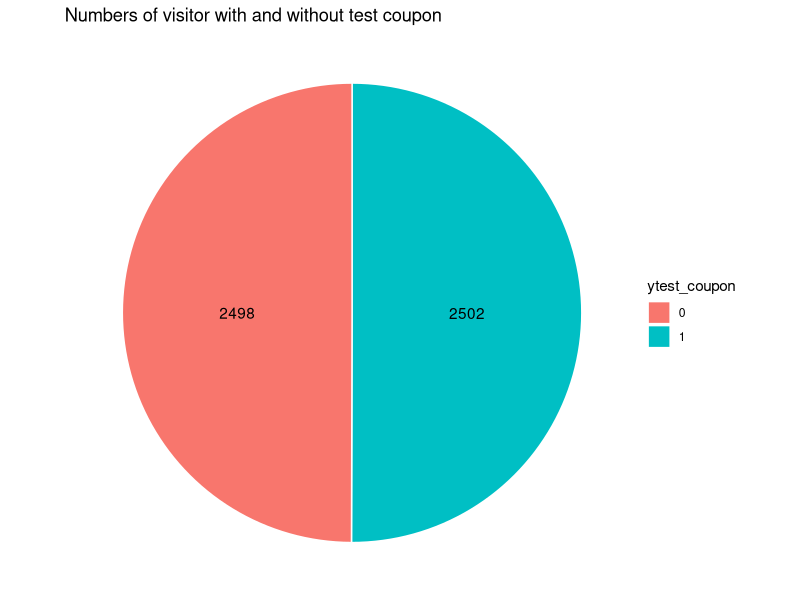
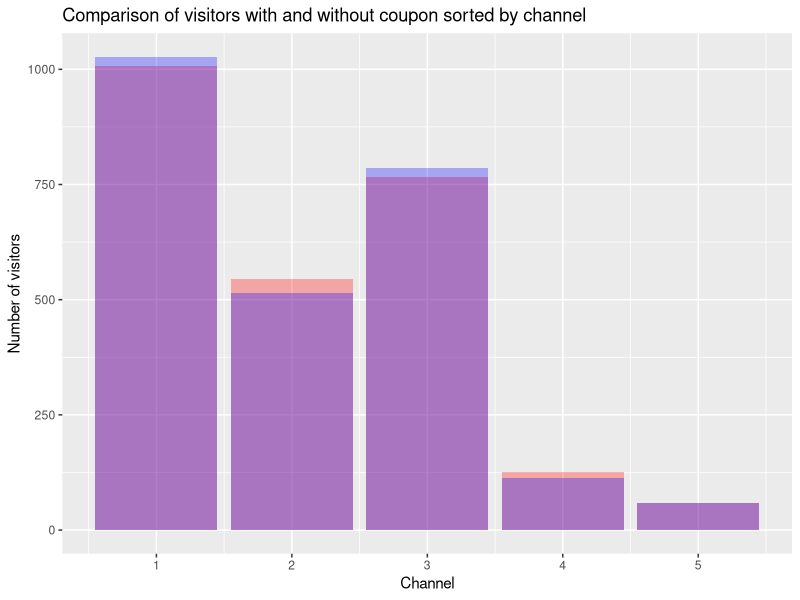
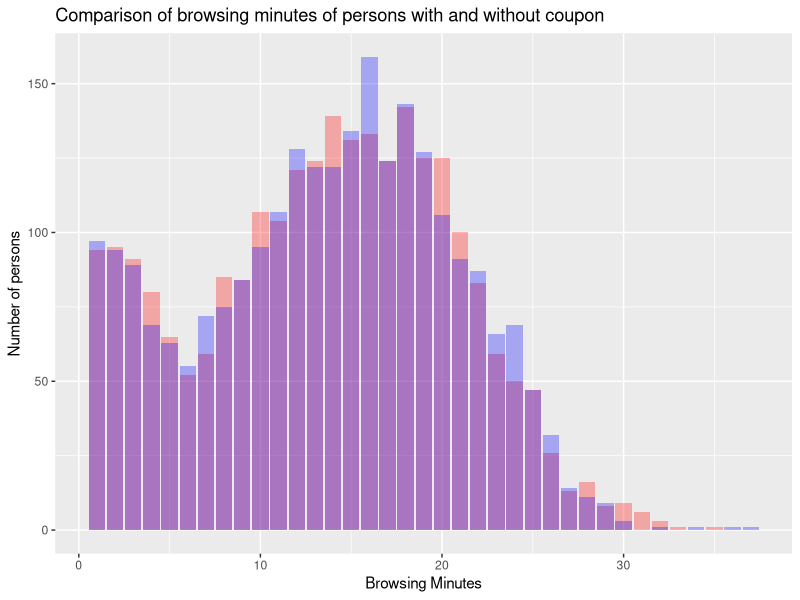
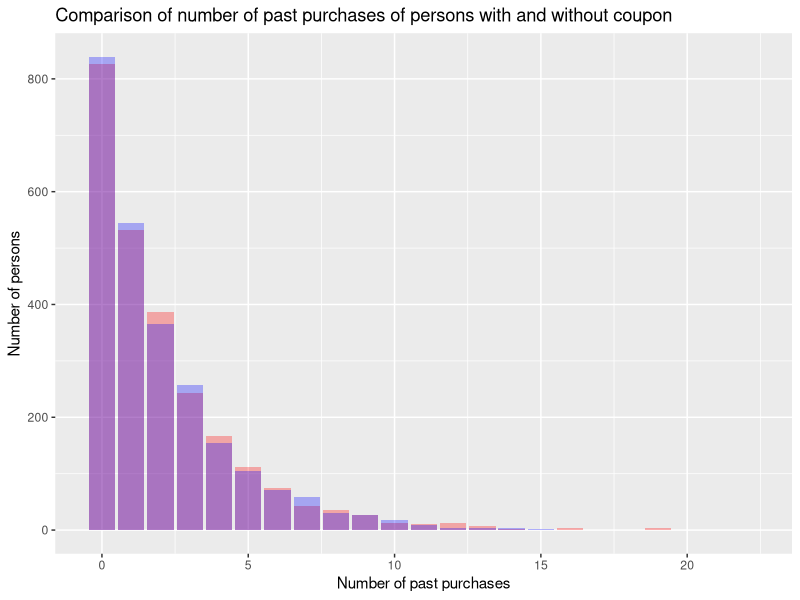
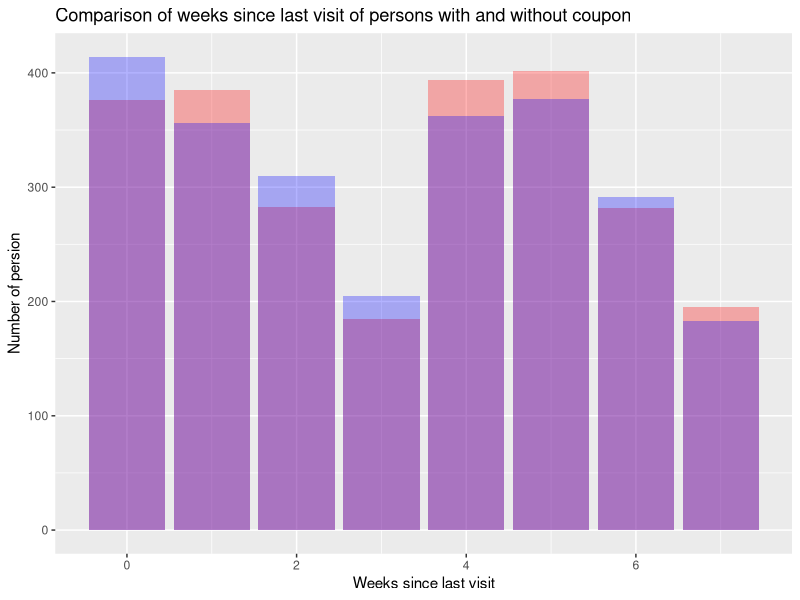
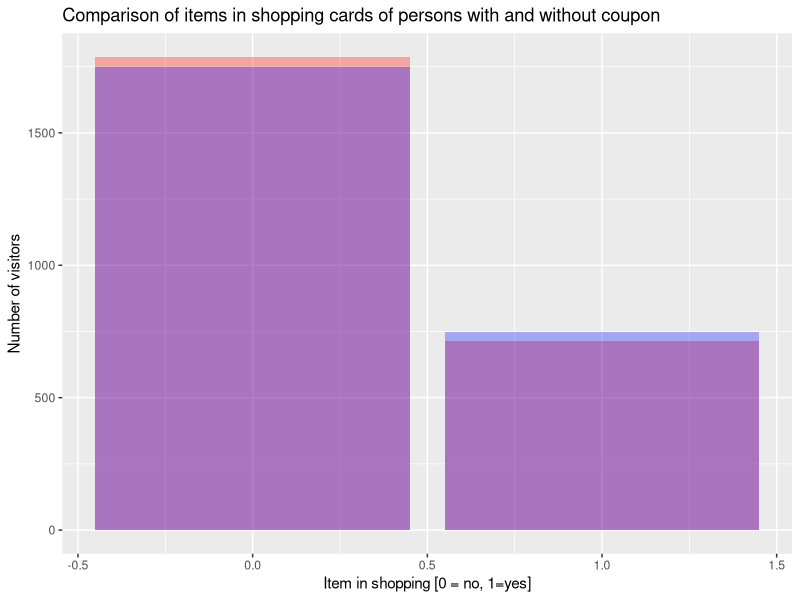
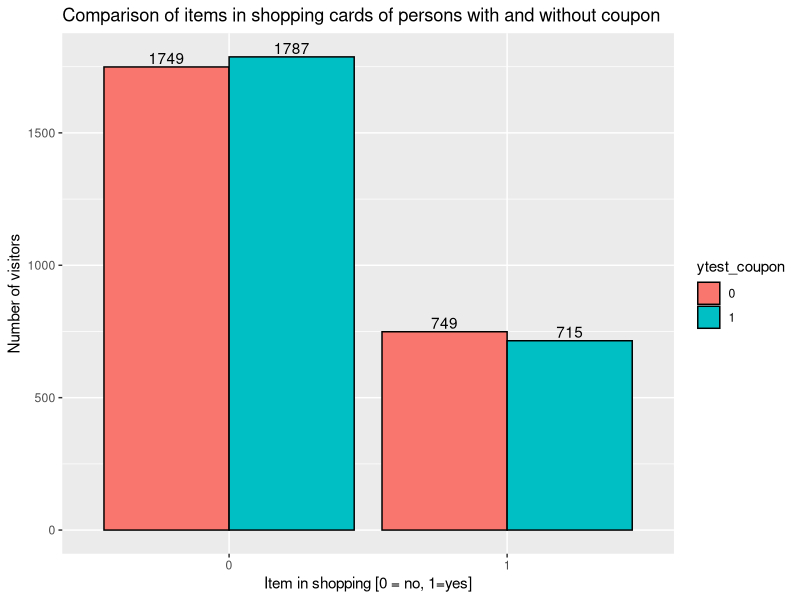
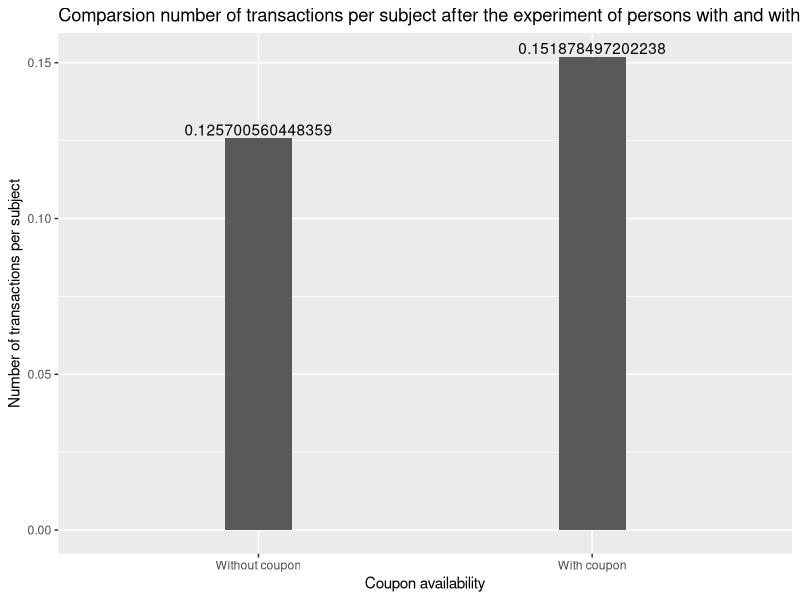

The R source for these figures, in order:
install.packages("tidyverse")
install.packages("plotrix")
install.packages("psych")
install.packages("ggplot2")
install.packages("psych")
library(tidyverse)
library(plotrix)
library(psych)
library(ggplot2)
library(psych)
data <- read.csv("data-cleaned.csv")
data$ytest_coupon=factor(data$test_coupon)
data$yshopping_cart=factor(data$shopping_cart)

# -------------------------------------------------------------------------- #
# Task 1
# (check if manipulation was indeed random)
# Compare number of values in both test sets

no_test_coupon <- data %>%
    group_by(ytest_coupon) %>%
    summarise(n = n())

no_test_coupon

no_test_coupon_pos <- no_test_coupon %>% 
    arrange(desc(ytest_coupon)) %>%
    mutate(lab.ypos = cumsum(n) - 0.5*n)

no_test_coupon_pos

# --- Pie Chart --- # 
ggplot(no_test_coupon_pos, aes(x="", y = n, fill = ytest_coupon)) + 
    geom_bar(width = 1, stat= "identity", color= "white") + 
    coord_polar("y", start = 0) + 
    geom_text(aes(y = lab.ypos, label=n), color= "black") + 
    theme_void() +
    ggtitle("Numbers of visitor with and without test coupon")


# Generate data-frames for plotting for coupon and no-coupon
data_coupon <- data %>% filter(test_coupon == 1)
data_no_coupon <- data %>% filter(test_coupon == 0)

# check for channel_acq
data_channel_acq <- data %>%
    group_by(test_coupon, channel_acq) %>%
    summarize(n = n())

data_channel_acq

data_channel_acq$ytest_coupon=factor(data_channel_acq$test_coupon)

ggplot(data, aes(x = channel_acq, fill = test_coupon)) +
    geom_bar(data = data_coupon, fill = "red", alpha = 0.3) +
    geom_bar(data = data_no_coupon, fill = "blue", alpha = 0.3) +
    labs(title="Comparison of visitors with and without coupon sorted by channel", x = "Channel", y = "Number of visitors")


# Maybe relevant: wilcox.test(browsing_minutes ~ test_coupon, data = data)

# Check for test_coupon && browsing_minutes
data %>%
    group_by(test_coupon) %>%
    summarise(
        number = n(), 
        mean_browsing_minutes = mean(browsing_minutes),
        sd_browsing_minutes = sd(browsing_minutes), 
        std_browsing_minutes = std.error(browsing_minutes)
    )


describeBy(data$browsing_minutes, data$test_coupon)

ggplot(data, aes(x = browsing_minutes)) + 
    geom_bar(data = data_coupon, fill = "red", alpha = 0.3) +
    geom_bar(data = data_no_coupon, fill = "blue", alpha = 0.3) +
    labs(title="Comparison of browsing minutes of persons with and without coupon", x="Browsing Minutes", y="Number of persons")

# Check for test_coupon && num_past_purch
data %>%
    group_by(test_coupon) %>%
    summarise(
        number = n(), mean(num_past_purch),
        sd(num_past_purch), std.error(num_past_purch)
    )

describeBy(data$num_past_purch, data$test_coupon)

ggplot(data, aes(x = num_past_purch, fill = test_coupon)) +
    geom_bar(data = data_coupon, fill = "red", alpha = 0.3) +
    geom_bar(data = data_no_coupon, fill = "blue", alpha = 0.3) +
    labs(title="Comparison of number of past purchases of persons with and without coupon", x="Number of past purchases", y="Number of persons")

# Check for test_coupon && spent_last_purchase
data %>%
    group_by(test_coupon) %>%
    summarize(
        number = n(), mean(spent_last_purchase),
        sd(spent_last_purchase), std.error(spent_last_purchase)
    )


describeBy(data$spent_last_purchase, data$test_coupon)

# Check for test_coupon && weeks_since_visit
data %>%
    group_by(test_coupon) %>%
    summarize(
        number = n(), mean(weeks_since_visit),
        sd(weeks_since_visit), std.error(weeks_since_visit)
    )

describeBy(data$weeks_since_visit, data$test_coupon)

ggplot(data, aes(x = weeks_since_visit, fill = test_coupon)) +
    geom_bar(data = data_coupon, fill = "red", alpha = 0.3) +
    geom_bar(data = data_no_coupon, fill = "blue", alpha = 0.3) +
    labs(title="Comparison of weeks since last visit of persons with and without coupon", x="Weeks since last visit", y="Number of persion")


# Check for test_coupon && shopping_cart
describeBy(data$shopping_cart, data$test_coupon)

ggplot(data, aes(x = shopping_cart, fill = test_coupon)) +
    geom_bar(data = data_coupon, fill = "red", alpha = 0.3) +
    geom_bar(data = data_no_coupon, fill = "blue", alpha = 0.3) + 
     labs(title="Comparison of items in shopping cards of persons with and without coupon", x = "Item in shopping [0 = no, 1=yes]", y = "Number of visitors")
    

# --- Grouped bar plot --- #
data_shopping_cart <- data %>%
    group_by(test_coupon, shopping_cart) %>%
    summarize(n = n())

data_shopping_cart
data_shopping_cart$ytest_coupon = factor(data_shopping_cart$test_coupon)
data_shopping_cart$yshopping_cart = factor(data_shopping_cart$shopping_cart)


ggplot(data_shopping_cart, aes(x = yshopping_cart, y = n, fill=ytest_coupon)) +
    geom_bar(stat="identity", color="black", position=position_dodge()) +
    geom_text(aes(label=n), position=position_dodge(width=0.9), vjust=-0.25) +
    labs(title="Comparison of items in shopping cards of persons with and without coupon", x = "Item in shopping [0 = no, 1=yes]", y = "Number of visitors")


# -------------------------------------------------------------------------- #
# Task 2
# (Were they effective: Did it increase revenue or interactions?)

effects_of_coupon <- data %>%
    group_by(test_coupon) %>%
    summarize(
        number = n(), revenue_per_subject = sum(revenue_after) / n(),
        transactions_per_subject = sum(trans_after) / n()
    )


# Plot transactions_per_subject
plot_data <- data.frame(
    coupon = factor(c("Without coupon", "With coupon"),
        levels = c("Without coupon", "With coupon")
    ),
    transactions_per_subject = effects_of_coupon$transactions_per_subject
)
plot_data
ggplot(plot_data, aes(x = coupon, y = transactions_per_subject)) +
    geom_bar(stat = "identity", width = 0.2) +
    geom_text(aes(label=transactions_per_subject), position=position_dodge(width=0.9), vjust=-0.25) +
    labs(title="Comparsion number of transactions per subject after the experiment of persons with and without coupon", x="Coupon availability", y="Number of transactions per subject")

# Plot revenue_per_subject
plot_data <- data.frame(
    coupon = factor(c("Without coupon", "With coupon"),
        levels = c("Without coupon", "With coupon")
    ),
    revenue_per_subject = effects_of_coupon$revenue_per_subject
)
ggplot(plot_data, aes(x = coupon, y = revenue_per_subject)) +
    geom_bar(stat = "identity", width = 0.2) +
    geom_text(aes(label=revenue_per_subject), position=position_dodge(width=0.9), vjust=-0.25) +
    labs(title="Comparsion revenue per person after the experiment of persons with and without coupon", x="Coupon availability", y="Revenue per person")

# -------------------------------------------------------------------------- #
# Task 3
# a. What drives effect of the coupon?

# Q: Does the number of previous purchases impact the efficiency
# (the revenue per subject) of the coupon?
a <- data %>%
    group_by(test_coupon, num_past_purch) %>%
    summarize(
        number = n(), revenue_per_subject = sum(revenue_after) / n(),
        transactions_per_subject = sum(trans_after) / n()
    )
print(n = 100, a)
# A: Yes, it does. E


# b. Is it relevant for everyone or just for a specific target group?
#    Difference between channels or customers?

# -------------------------------------------------------------------------- #
# Task 4
# a. Which of the NEW customers should recieve a coupon
# b. By how much in terms of revenue increase would this campaign be effective
# if those cust. were targeted


# Hint: Include Error-bars of standard error / deviation
# Submit to scheibehenne@kit.edu, use a .ppt and put your names on it
# Results from discussion:
# revenue with coupons got worse




# Plots Anne 

# --- Grouped Bar Plot --- #
ggplot(data_channel_acq, aes(x = channel_acq, y = n, fill=ytest_coupon)) +
    geom_bar(stat="identity", color="black", position=position_dodge()) +
    geom_text(aes(label=n), position=position_dodge(width=0.9), vjust=-0.25) +
    labs(title="Comparison of visitors with and without coupon sorted by channel", x = "Channel", y = "Number of visitors")

# --- Boxplot Browsing Minutes --- #
ggplot(data, aes(x = ytest_coupon, y = browsing_minutes, fill = ytest_coupon)) +
    geom_boxplot() + 
    stat_summary(fun.y=mean, geom="point", shape=20, size=7, color="red", fill="red") +
    labs(title="Boxplot browsing minutes with and without test coupon", x="Test coupon", y="Browsing Minutes")

data_browing_minutes <- data %>%
    group_by(test_coupon, browsing_minutes) %>%
    summarize(n = n())

data_browing_minutes
data_browing_minutes$ytest_coupon=factor(data_browing_minutes$test_coupon)

ggplot(data_browing_minutes, aes(x = browsing_minutes, y = n, fill=ytest_coupon)) +
    geom_bar(stat="identity", color="black", position=position_dodge()) +
    geom_text(aes(label=n), position=position_dodge(width=0.9), vjust=-0.25) +
    labs(title="Comparison of visitors with and without coupon sorted by channel", x = "Channel", y = "Number of visitors")

# --- Boxplot Number of past purchases --- #
ggplot(data, aes(x = ytest_coupon, y = num_past_purch, fill = ytest_coupon)) +
    geom_boxplot() + 
    stat_summary(fun.y=mean, geom="point", shape=20, size=7, color="red", fill="red") +
    labs(title="Number of past purchases with and without test coupon", x="Test coupon", y="Number of past purchases")


ggplot(data, aes(x = ytest_coupon, y = spent_last_purchase, fill = ytest_coupon)) +
    geom_boxplot() + 
    stat_summary(fun.y=mean, geom="point", shape=20, size=7, color="red", fill="red") +
    labs(title="Boxplot comparison money spent during last purchase with and without test coupon", x="Test coupon", y="Money spent during last purchase")



